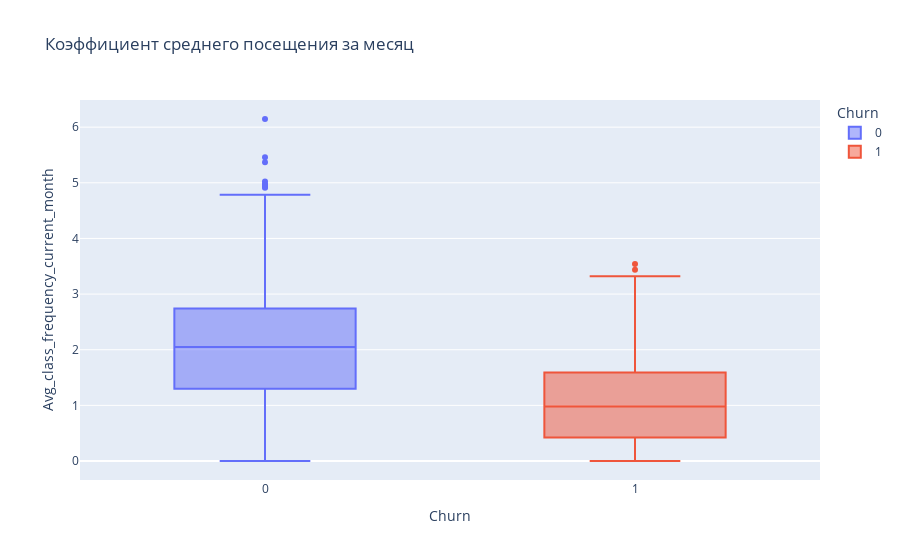

Notebook cell for this chart:
### Code cell
fig_income = px.box(data, x='Churn', 
                    y='Avg_class_frequency_current_month',
                    color="Churn", 
                    title='Коэффициент среднего посещения за месяц')
fig_income.show()

### Figure 1 — Plotly figure (JSON) as saved in the notebook; plotly's stock layout.template omitted (floating-point values rounded to 4 significant figures; data arrays with more than 128 entries replaced by an {"elided": "..."} marker saying what was removed)
{"data": [{"alignmentgroup": "True", "hovertemplate": "Churn=%{x}<br>Avg_class_frequency_current_month=%{y}<extra></extra>", "legendgroup": "0", "marker": {"color": "#636efa"}, "name": "0", "notched": false, "offsetgroup": "0", "orientation": "v", "showlegend": true, "type": "box", "x": {"elided": "2939 int values"}, "x0": " ", "xaxis": "x", "y": {"elided": "2939 float values"}, "y0": " ", "yaxis": "y"}, {"alignmentgroup": "True", "hovertemplate": "Churn=%{x}<br>Avg_class_frequency_current_month=%{y}<extra></extra>", "legendgroup": "1", "marker": {"color": "#EF553B"}, "name": "1", "notched": false, "offsetgroup": "1", "orientation": "v", "showlegend": true, "type": "box", "x": {"elided": "1061 int values"}, "x0": " ", "xaxis": "x", "y": {"elided": "1061 float values"}, "y0": " ", "yaxis": "y"}], "layout": {"boxmode": "overlay", "legend": {"title": {"text": "Churn"}, "tracegroupgap": 0}, "title": {"text": "Коэффициент среднего посещения за месяц"}, "xaxis": {"anchor": "y", "categoryarray": [0, 1], "categoryorder": "array", "domain": [0, 1], "title": {"text": "Churn"}}, "yaxis": {"anchor": "x", "domain": [0, 1], "title": {"text": "Avg_class_frequency_current_month"}}}}
